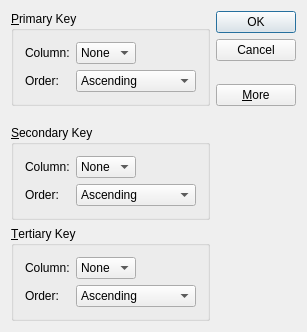
<?xml version="1.0" encoding="UTF-8"?>
<ui version="4.0">
 <class>sortdialog</class>
 <widget class="QDialog" name="sortdialog">
  <property name="geometry">
   <rect>
    <x>0</x>
    <y>0</y>
    <width>307</width>
    <height>332</height>
   </rect>
  </property>
  <property name="windowTitle">
   <string>sortdialog</string>
  </property>
  <layout class="QGridLayout" name="gridLayout_5">
   <item row="2" column="0">
    <widget class="QGroupBox" name="secondaryGroupBox">
     <property name="title">
      <string>&amp;Secondary Key</string>
     </property>
     <layout class="QGridLayout" name="gridLayout_3">
      <item row="0" column="0">
       <widget class="QLabel" name="label_3">
        <property name="text">
         <string>Column:</string>
        </property>
       </widget>
      </item>
      <item row="0" column="1">
       <widget class="QComboBox" name="secondaryColumnCombo">
        <item>
         <property name="text">
          <string>None</string>
         </property>
        </item>
       </widget>
      </item>
      <item row="0" column="2">
       <spacer name="horizontalSpacer_2">
        <property name="orientation">
         <enum>Qt::Horizontal</enum>
        </property>
        <property name="sizeHint" stdset="0">
         <size>
          <width>34</width>
          <height>20</height>
         </size>
        </property>
       </spacer>
      </item>
      <item row="1" column="0">
       <widget class="QLabel" name="label_4">
        <property name="text">
         <string>Order:</string>
        </property>
       </widget>
      </item>
      <item row="1" column="1" colspan="2">
       <widget class="QComboBox" name="comboBox_4">
        <item>
         <property name="text">
          <string>Ascending</string>
         </property>
        </item>
        <item>
         <property name="text">
          <string>Descending</string>
         </property>
        </item>
       </widget>
      </item>
     </layout>
    </widget>
   </item>
   <item row="0" column="1">
    <layout class="QGridLayout" name="gridLayout_2">
     <item row="2" column="0">
      <spacer name="verticalSpacer">
       <property name="orientation">
        <enum>Qt::Vertical</enum>
       </property>
       <property name="sizeHint" stdset="0">
        <size>
         <width>20</width>
         <height>13</height>
        </size>
       </property>
      </spacer>
     </item>
     <item row="3" column="0">
      <widget class="QPushButton" name="moreButton">
       <property name="text">
        <string>&amp;More</string>
       </property>
       <property name="checkable">
        <bool>true</bool>
       </property>
      </widget>
     </item>
     <item row="0" column="0">
      <widget class="QPushButton" name="okButton">
       <property name="text">
        <string>OK</string>
       </property>
       <property name="default">
        <bool>true</bool>
       </property>
      </widget>
     </item>
     <item row="1" column="0">
      <widget class="QPushButton" name="cancelButton">
       <property name="text">
        <string>Cancel</string>
       </property>
      </widget>
     </item>
    </layout>
   </item>
   <item row="0" column="0">
    <widget class="QGroupBox" name="primaryGroupBox">
     <property name="title">
      <string>&amp;Primary Key</string>
     </property>
     <layout class="QGridLayout" name="gridLayout">
      <item row="0" column="0">
       <widget class="QLabel" name="label">
        <property name="text">
         <string>Column:</string>
        </property>
       </widget>
      </item>
      <item row="0" column="1">
       <widget class="QComboBox" name="primaryColumnCombo">
        <item>
         <property name="text">
          <string>None</string>
         </property>
        </item>
       </widget>
      </item>
      <item row="1" column="0">
       <widget class="QLabel" name="label_2">
        <property name="text">
         <string>Order:</string>
        </property>
       </widget>
      </item>
      <item row="1" column="1" colspan="2">
       <widget class="QComboBox" name="comboBox_2">
        <item>
         <property name="text">
          <string>Ascending</string>
         </property>
        </item>
        <item>
         <property name="text">
          <string>Descending</string>
         </property>
        </item>
       </widget>
      </item>
      <item row="0" column="2">
       <spacer name="horizontalSpacer">
        <property name="orientation">
         <enum>Qt::Horizontal</enum>
        </property>
        <property name="sizeHint" stdset="0">
         <size>
          <width>34</width>
          <height>20</height>
         </size>
        </property>
       </spacer>
      </item>
     </layout>
    </widget>
   </item>
   <item row="1" column="0">
    <spacer name="verticalSpacer_4">
     <property name="orientation">
      <enum>Qt::Vertical</enum>
     </property>
     <property name="sizeHint" stdset="0">
      <size>
       <width>20</width>
       <height>0</height>
      </size>
     </property>
    </spacer>
   </item>
   <item row="3" column="0">
    <widget class="QGroupBox" name="tertiaryGroupBox">
     <property name="title">
      <string>&amp;Tertiary Key</string>
     </property>
     <layout class="QGridLayout" name="gridLayout_4">
      <item row="0" column="0">
       <widget class="QLabel" name="label_5">
        <property name="text">
         <string>Column:</string>
        </property>
       </widget>
      </item>
      <item row="0" column="1">
       <widget class="QComboBox" name="tertiaryColumnCombo">
        <item>
         <property name="text">
          <string>None</string>
         </property>
        </item>
       </widget>
      </item>
      <item row="0" column="2">
       <spacer name="horizontalSpacer_3">
        <property name="orientation">
         <enum>Qt::Horizontal</enum>
        </property>
        <property name="sizeHint" stdset="0">
         <size>
          <width>34</width>
          <height>20</height>
         </size>
        </property>
       </spacer>
      </item>
      <item row="1" column="0">
       <widget class="QLabel" name="label_6">
        <property name="text">
         <string>Order:</string>
        </property>
       </widget>
      </item>
      <item row="1" column="1" colspan="2">
       <widget class="QComboBox" name="comboBox_6">
        <item>
         <property name="text">
          <string>Ascending</string>
         </property>
        </item>
        <item>
         <property name="text">
          <string>Descending</string>
         </property>
        </item>
       </widget>
      </item>
     </layout>
    </widget>
   </item>
  </layout>
  <zorder>primaryGroupBox</zorder>
  <zorder>secondaryGroupBox</zorder>
  <zorder>tertiaryGroupBox</zorder>
  <zorder>verticalSpacer_4</zorder>
 </widget>
 <layoutdefault spacing="6" margin="11"/>
 <tabstops>
  <tabstop>primaryColumnCombo</tabstop>
  <tabstop>comboBox_2</tabstop>
  <tabstop>secondaryColumnCombo</tabstop>
  <tabstop>comboBox_4</tabstop>
  <tabstop>tertiaryColumnCombo</tabstop>
  <tabstop>comboBox_6</tabstop>
  <tabstop>okButton</tabstop>
  <tabstop>cancelButton</tabstop>
  <tabstop>moreButton</tabstop>
 </tabstops>
 <resources/>
 <connections>
  <connection>
   <sender>okButton</sender>
   <signal>clicked()</signal>
   <receiver>sortdialog</receiver>
   <slot>accept()</slot>
   <hints>
    <hint type="sourcelabel">
     <x>258</x>
     <y>25</y>
    </hint>
    <hint type="destinationlabel">
     <x>148</x>
     <y>119</y>
    </hint>
   </hints>
  </connection>
  <connection>
   <sender>cancelButton</sender>
   <signal>clicked()</signal>
   <receiver>sortdialog</receiver>
   <slot>reject()</slot>
   <hints>
    <hint type="sourcelabel">
     <x>268</x>
     <y>59</y>
    </hint>
    <hint type="destinationlabel">
     <x>221</x>
     <y>139</y>
    </hint>
   </hints>
  </connection>
  <connection>
   <sender>moreButton</sender>
   <signal>toggled(bool)</signal>
   <receiver>secondaryGroupBox</receiver>
   <slot>setVisible(bool)</slot>
   <hints>
    <hint type="sourcelabel">
     <x>275</x>
     <y>101</y>
    </hint>
    <hint type="destinationlabel">
     <x>171</x>
     <y>177</y>
    </hint>
   </hints>
  </connection>
  <connection>
   <sender>moreButton</sender>
   <signal>toggled(bool)</signal>
   <receiver>tertiaryGroupBox</receiver>
   <slot>setVisible(bool)</slot>
   <hints>
    <hint type="sourcelabel">
     <x>290</x>
     <y>93</y>
    </hint>
    <hint type="destinationlabel">
     <x>184</x>
     <y>269</y>
    </hint>
   </hints>
  </connection>
 </connections>
</ui>
